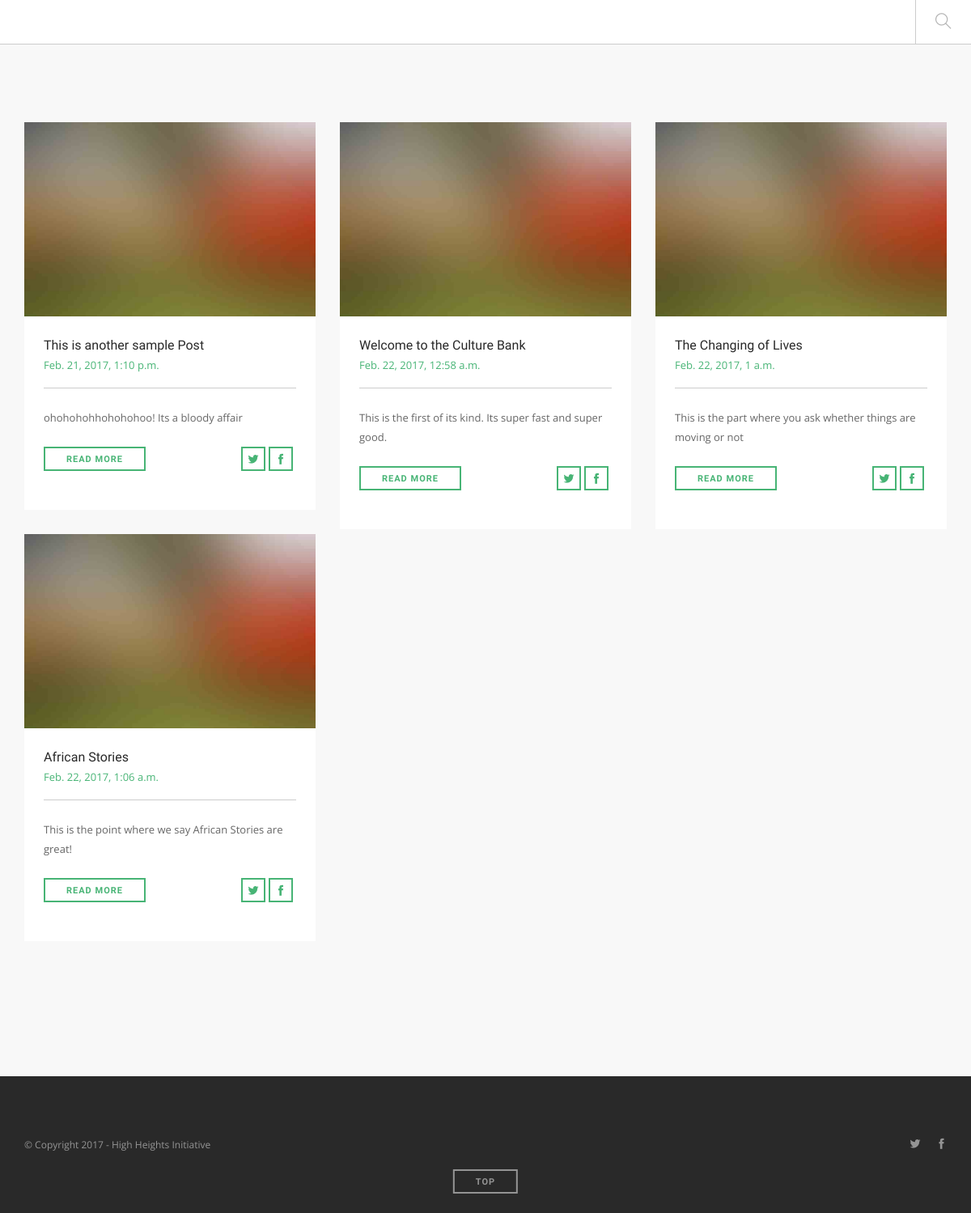
The page / on the database its author committed.
### blog/models.py (models this page shows, shortened)
class Post(models.Model):
    author = models.ForeignKey('auth.User')
    title = models.CharField(max_length=200)
    text = models.TextField()
    created_date = models.DateTimeField(default=timezone.now())
    published_date = models.DateTimeField(blank=True, null=True)

### blog/views.py (the view)
# urls.py: url(r'^$', views.post_list, name='post_list'),
def post_list(request):
    posts = Post.objects.filter(published_date__lte=timezone.now()).order_by('published_date')
    return render(request, 'blog/post_list.html', {'posts': posts})

### blog/templates/blog/post_list.html (shortened to what this page needs)
{% extends "base.html" %}
{% load staticfiles %}
{% block content %}
    <section class="bg-secondary">
        <div class="container">
            <div class="row masonry masonryFlyIn mb40">
                {% for post in posts %}
                    <div class="col-sm-4 post-snippet masonry-item">
                        <a href="#">
                            <img alt="Post Image" src="{% static "img/blog-single-3.jpg" %}"/>
                        </a>
                        <div class="inner">
                            <a href="#">
                                <h5 class="mb0">{{ post.title }}</h5>
                                <span class="inline-block mb16">{{ post.published_date }}</span>
                            </a>
                            <hr>
                            <p>
                                {{ post.text }}
                            </p>
                            <a class="btn btn-sm" href="/detail">Read More</a>
                            <ul class="tags pull-right">
                                <li>
                                    <a class="btn btn-sm btn-icon" href="#">
                                        <i class="ti-twitter-alt"></i>
                                    </a>
                                </li>
                                <li>
                                    <a class="btn btn-sm btn-icon" href="#">
                                        <i class="ti-facebook"></i>
                                    </a>
                                </li>
                            </ul>
                        </div>
                    </div>
                {% endfor %}
            </div>
        </div>
    </section>
{% endblock content %}

### rows shown on the page
Post: title "This is another sample Post", published_date "Feb. 21, 2017, 1:10 p.m.", text "ohohohohhohohohoo! Its a bloody affair"
Post: title "Welcome to the Culture Bank", published_date "Feb. 22, 2017, 12:58 a.m.", text "This is the first of its kind. Its super fast and super good."
Post: title "The Changing of Lives", published_date "Feb. 22, 2017, 1 a.m.", text "This is the part where you ask whether things are moving or not"
Post: title "African Stories", published_date "Feb. 22, 2017, 1:06 a.m.", text "This is the point where we say African Stories are great!"
